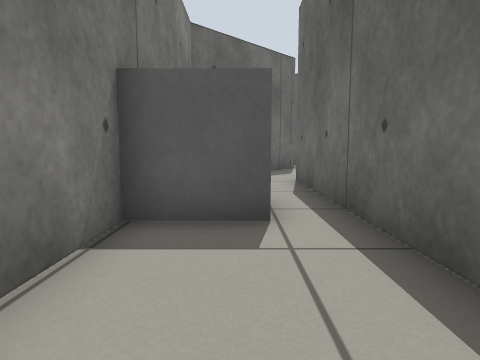
view 1 (above)

12 first-person views from a walk through a robot-simulator world made for Gazebo. The camera is 0.5 m above the floor, tilts 6° down and sees 75° across. The floor is counted in squares, 0.5 m on a side. Each view is taken from the middle of a square. On the plan, view 1 faces up. The plan holds only what a view shows up to about 12 squares ahead; the rest is blank.

view 2
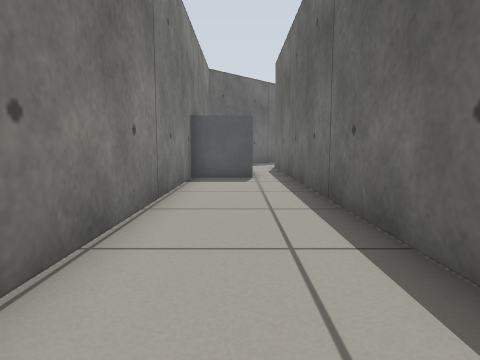

view 3
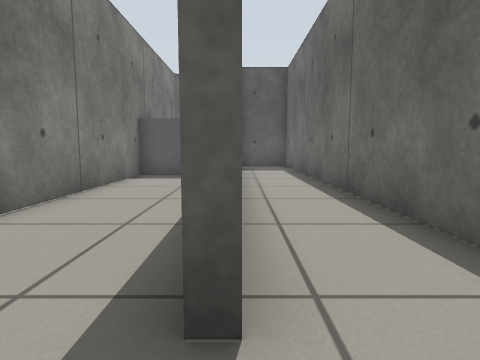

view 4
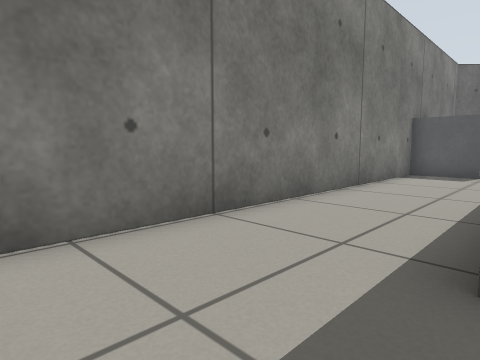

view 5
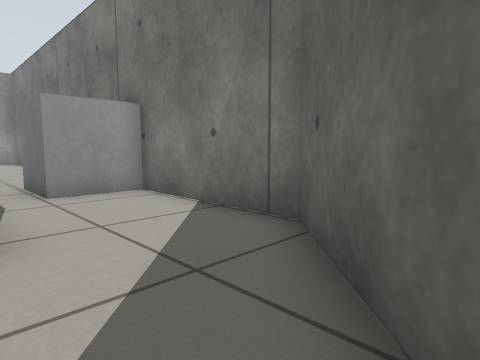

view 6
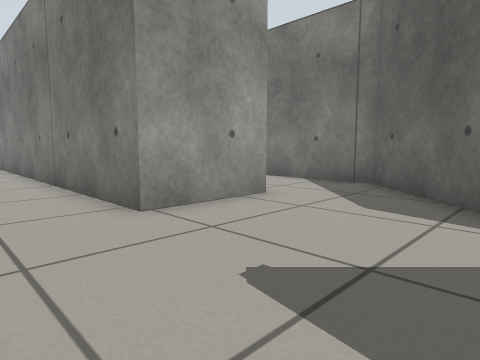

view 7
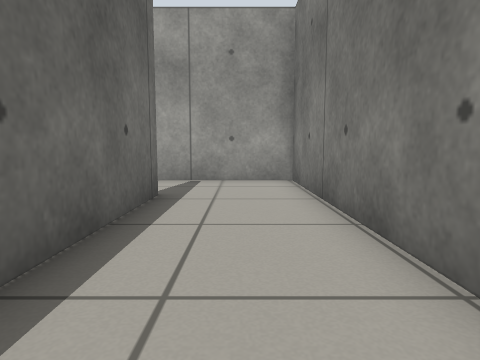

view 8
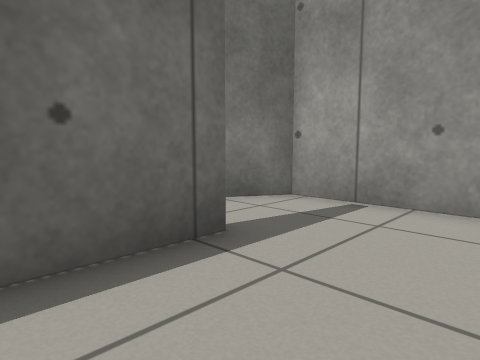

view 9
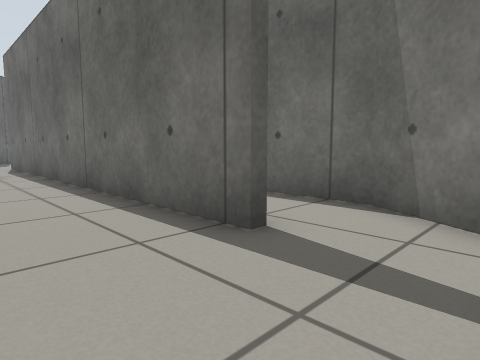

view 10
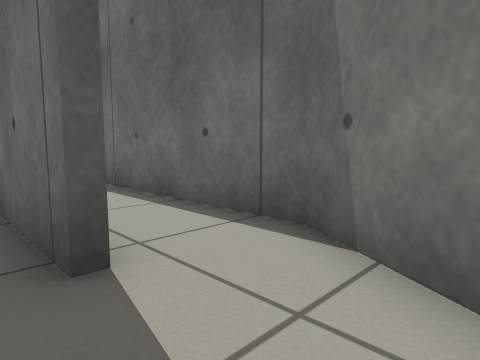

view 11
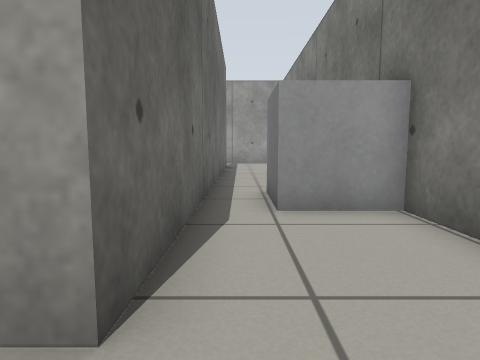

view 12
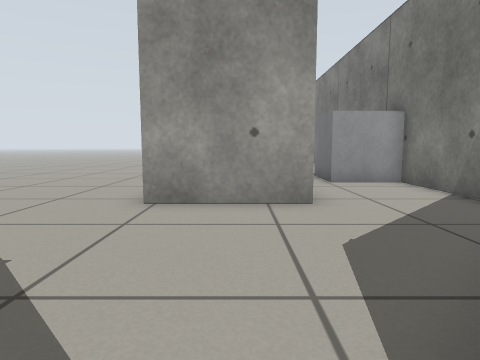

### Floor plan
Ten units are one square. View 1 is at (0, 0); x grows to the right and y downward. Boxes are objects, and circles mark ways between rooms. Rooms are numbered by the first view taken in them; rooms with no view inside come last. Other rooms are left out.
<svg viewBox="-21 -138 76 227">
<path fill="none" stroke="#000" d="M21 55 17 55 17 -95M11 -133 -16 -106 -16 84 29 84 37 70M17 -95 47 -95 47 11M37 70 44 58 44 -54"/>
<rect x="-15" y="-65" width="20" height="30" fill="#bbb"><title>grey box</title></rect>
<circle cx="20" cy="-110" r="3" fill="#2a7"/>
<circle cx="20" cy="60" r="3" fill="#2a7"/>
<text x="0" y="-20">1</text>
<text x="50" y="-40">2</text>
<text x="30" y="-10">3</text>
</svg>
Room 1 opens to room 2. Room 1 opens to room 3.

Where each view was taken, in squares from view 1:
view 1: 0 up, 0 right, facing up
view 2: 6 down, 0 right, facing up
view 3: 7 down, 2 right, facing up
view 4: 8 down, 2 right, facing up-left
view 5: 13 up, 2 right, facing down-left
view 6: 14 up, 7 right, facing down-left
view 7: 1 up, 0 right, facing down
view 8: 3 down, 1 left, facing down-right
view 9: 8 down, 1 left, facing up-right
view 10: 8 down, 1 right, facing up-right
view 11: 11 up, 1 right, facing down
view 12: 15 up, 3 right, facing down
